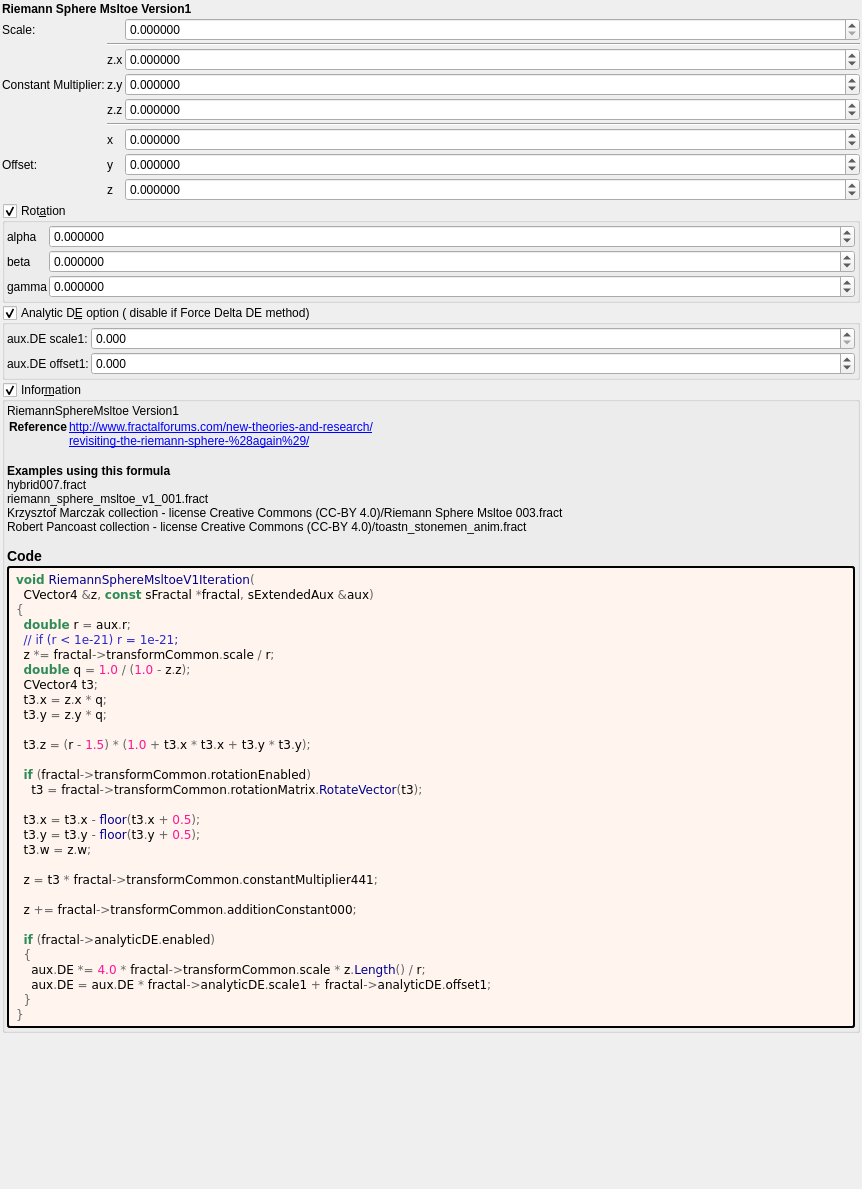
<?xml version="1.0" encoding="UTF-8"?>
<ui version="4.0">
 <class>Form</class>
 <widget class="QWidget" name="Form">
  <property name="geometry">
   <rect>
    <x>0</x>
    <y>0</y>
    <width>862</width>
    <height>1189</height>
   </rect>
  </property>
  <property name="windowTitle">
   <string notr="true">riemann_sphere_msltoe_v1</string>
  </property>
  <layout class="QVBoxLayout" name="verticalLayout">
   <property name="spacing">
    <number>2</number>
   </property>
   <property name="leftMargin">
    <number>2</number>
   </property>
   <property name="topMargin">
    <number>2</number>
   </property>
   <property name="rightMargin">
    <number>2</number>
   </property>
   <property name="bottomMargin">
    <number>2</number>
   </property>
   <item>
    <widget class="QLabel" name="label_252">
     <property name="font">
      <font>
       <weight>75</weight>
       <bold>true</bold>
      </font>
     </property>
     <property name="text">
      <string>Riemann Sphere Msltoe Version1</string>
     </property>
    </widget>
   </item>
   <item>
    <layout class="QGridLayout" name="gridLayout_63" columnstretch="0,0,0,1">
     <property name="spacing">
      <number>2</number>
     </property>
     <item row="4" column="2">
      <widget class="QLabel" name="label_111">
       <property name="text">
        <string notr="true">z.z</string>
       </property>
      </widget>
     </item>
     <item row="3" column="2">
      <widget class="QLabel" name="label_110">
       <property name="text">
        <string notr="true">z.y</string>
       </property>
      </widget>
     </item>
     <item row="6" column="3">
      <widget class="MyDoubleSpinBox" name="spinbox3_transf_addition_constant_x">
       <property name="sizePolicy">
        <sizepolicy hsizetype="Minimum" vsizetype="Maximum">
         <horstretch>0</horstretch>
         <verstretch>0</verstretch>
        </sizepolicy>
       </property>
       <property name="prefix">
        <string/>
       </property>
       <property name="suffix">
        <string/>
       </property>
       <property name="decimals">
        <number>6</number>
       </property>
       <property name="minimum">
        <double>-99.989999999999995</double>
       </property>
       <property name="maximum">
        <double>99.989999999999995</double>
       </property>
       <property name="singleStep">
        <double>0.100000000000000</double>
       </property>
      </widget>
     </item>
     <item row="3" column="3">
      <widget class="MyDoubleSpinBox" name="spinbox3_transf_constant_multiplier_441_y">
       <property name="sizePolicy">
        <sizepolicy hsizetype="Minimum" vsizetype="Maximum">
         <horstretch>0</horstretch>
         <verstretch>0</verstretch>
        </sizepolicy>
       </property>
       <property name="prefix">
        <string/>
       </property>
       <property name="suffix">
        <string/>
       </property>
       <property name="decimals">
        <number>6</number>
       </property>
       <property name="minimum">
        <double>-99.989999999999995</double>
       </property>
       <property name="maximum">
        <double>99.989999999999995</double>
       </property>
       <property name="singleStep">
        <double>0.100000000000000</double>
       </property>
      </widget>
     </item>
     <item row="6" column="1">
      <widget class="QLabel" name="label_253">
       <property name="text">
        <string/>
       </property>
      </widget>
     </item>
     <item row="2" column="2">
      <widget class="QLabel" name="label_109">
       <property name="text">
        <string notr="true">z.x</string>
       </property>
      </widget>
     </item>
     <item row="6" column="2">
      <widget class="QLabel" name="label_112">
       <property name="text">
        <string notr="true">x</string>
       </property>
      </widget>
     </item>
     <item row="8" column="2">
      <widget class="QLabel" name="label_114">
       <property name="text">
        <string notr="true">z</string>
       </property>
      </widget>
     </item>
     <item row="3" column="1">
      <widget class="QLabel" name="label_108">
       <property name="text">
        <string>Constant Multiplier:</string>
       </property>
      </widget>
     </item>
     <item row="8" column="3">
      <widget class="MyDoubleSpinBox" name="spinbox3_transf_addition_constant_z">
       <property name="sizePolicy">
        <sizepolicy hsizetype="Minimum" vsizetype="Maximum">
         <horstretch>0</horstretch>
         <verstretch>0</verstretch>
        </sizepolicy>
       </property>
       <property name="prefix">
        <string/>
       </property>
       <property name="suffix">
        <string/>
       </property>
       <property name="decimals">
        <number>6</number>
       </property>
       <property name="minimum">
        <double>-99.989999999999995</double>
       </property>
       <property name="maximum">
        <double>99.989999999999995</double>
       </property>
       <property name="singleStep">
        <double>0.100000000000000</double>
       </property>
      </widget>
     </item>
     <item row="0" column="3">
      <widget class="MyDoubleSpinBox" name="spinbox_transf_scale">
       <property name="sizePolicy">
        <sizepolicy hsizetype="Minimum" vsizetype="Maximum">
         <horstretch>0</horstretch>
         <verstretch>0</verstretch>
        </sizepolicy>
       </property>
       <property name="prefix">
        <string/>
       </property>
       <property name="suffix">
        <string/>
       </property>
       <property name="decimals">
        <number>6</number>
       </property>
       <property name="minimum">
        <double>0.000000000000000</double>
       </property>
       <property name="maximum">
        <double>1.000000000000000</double>
       </property>
       <property name="singleStep">
        <double>0.100000000000000</double>
       </property>
      </widget>
     </item>
     <item row="8" column="1">
      <widget class="QLabel" name="label_257">
       <property name="text">
        <string/>
       </property>
      </widget>
     </item>
     <item row="2" column="3">
      <widget class="MyDoubleSpinBox" name="spinbox3_transf_constant_multiplier_441_x">
       <property name="sizePolicy">
        <sizepolicy hsizetype="Minimum" vsizetype="Maximum">
         <horstretch>0</horstretch>
         <verstretch>0</verstretch>
        </sizepolicy>
       </property>
       <property name="prefix">
        <string/>
       </property>
       <property name="suffix">
        <string/>
       </property>
       <property name="decimals">
        <number>6</number>
       </property>
       <property name="minimum">
        <double>-99.989999999999995</double>
       </property>
       <property name="maximum">
        <double>99.989999999999995</double>
       </property>
       <property name="singleStep">
        <double>0.100000000000000</double>
       </property>
      </widget>
     </item>
     <item row="0" column="1">
      <widget class="QLabel" name="label_251">
       <property name="text">
        <string>Scale:</string>
       </property>
      </widget>
     </item>
     <item row="7" column="3">
      <widget class="MyDoubleSpinBox" name="spinbox3_transf_addition_constant_y">
       <property name="sizePolicy">
        <sizepolicy hsizetype="Minimum" vsizetype="Maximum">
         <horstretch>0</horstretch>
         <verstretch>0</verstretch>
        </sizepolicy>
       </property>
       <property name="prefix">
        <string/>
       </property>
       <property name="suffix">
        <string/>
       </property>
       <property name="decimals">
        <number>6</number>
       </property>
       <property name="minimum">
        <double>-99.989999999999995</double>
       </property>
       <property name="maximum">
        <double>99.989999999999995</double>
       </property>
       <property name="singleStep">
        <double>0.100000000000000</double>
       </property>
      </widget>
     </item>
     <item row="4" column="3">
      <widget class="MyDoubleSpinBox" name="spinbox3_transf_constant_multiplier_441_z">
       <property name="sizePolicy">
        <sizepolicy hsizetype="Minimum" vsizetype="Maximum">
         <horstretch>0</horstretch>
         <verstretch>0</verstretch>
        </sizepolicy>
       </property>
       <property name="prefix">
        <string/>
       </property>
       <property name="suffix">
        <string/>
       </property>
       <property name="decimals">
        <number>6</number>
       </property>
       <property name="minimum">
        <double>-99.989999999999995</double>
       </property>
       <property name="maximum">
        <double>99.989999999999995</double>
       </property>
       <property name="singleStep">
        <double>0.100000000000000</double>
       </property>
      </widget>
     </item>
     <item row="7" column="1">
      <widget class="QLabel" name="label_255">
       <property name="text">
        <string>Offset:</string>
       </property>
      </widget>
     </item>
     <item row="7" column="2">
      <widget class="QLabel" name="label_113">
       <property name="text">
        <string notr="true">y</string>
       </property>
      </widget>
     </item>
     <item row="5" column="2" colspan="2">
      <widget class="Line" name="line_53">
       <property name="orientation">
        <enum>Qt::Horizontal</enum>
       </property>
      </widget>
     </item>
     <item row="1" column="2" colspan="2">
      <widget class="Line" name="line_55">
       <property name="orientation">
        <enum>Qt::Horizontal</enum>
       </property>
      </widget>
     </item>
    </layout>
   </item>
   <item>
    <widget class="MyGroupBox" name="groupCheck_transf_rotation_enabled">
     <property name="title">
      <string>Rot&amp;ation</string>
     </property>
     <property name="checkable">
      <bool>true</bool>
     </property>
     <layout class="QVBoxLayout" name="verticalLayout_8" stretch="0">
      <property name="spacing">
       <number>2</number>
      </property>
      <property name="leftMargin">
       <number>2</number>
      </property>
      <property name="topMargin">
       <number>2</number>
      </property>
      <property name="rightMargin">
       <number>2</number>
      </property>
      <property name="bottomMargin">
       <number>2</number>
      </property>
      <item>
       <layout class="QGridLayout" name="gridLayout_10" columnstretch="0,1">
        <property name="spacing">
         <number>2</number>
        </property>
        <item row="1" column="1">
         <widget class="MyDoubleSpinBox" name="spinboxd3_transf_rotation_x">
          <property name="sizePolicy">
           <sizepolicy hsizetype="Minimum" vsizetype="Maximum">
            <horstretch>0</horstretch>
            <verstretch>0</verstretch>
           </sizepolicy>
          </property>
          <property name="prefix">
           <string/>
          </property>
          <property name="suffix">
           <string/>
          </property>
          <property name="decimals">
           <number>6</number>
          </property>
          <property name="minimum">
           <double>-36000.000000000000000</double>
          </property>
          <property name="maximum">
           <double>36000.000000000000000</double>
          </property>
          <property name="singleStep">
           <double>1.000000000000000</double>
          </property>
         </widget>
        </item>
        <item row="3" column="1">
         <widget class="MyDoubleSpinBox" name="spinboxd3_transf_rotation_z">
          <property name="sizePolicy">
           <sizepolicy hsizetype="Minimum" vsizetype="Maximum">
            <horstretch>0</horstretch>
            <verstretch>0</verstretch>
           </sizepolicy>
          </property>
          <property name="prefix">
           <string/>
          </property>
          <property name="suffix">
           <string/>
          </property>
          <property name="decimals">
           <number>6</number>
          </property>
          <property name="minimum">
           <double>-36000.000000000000000</double>
          </property>
          <property name="maximum">
           <double>36000.000000000000000</double>
          </property>
          <property name="singleStep">
           <double>1.000000000000000</double>
          </property>
         </widget>
        </item>
        <item row="1" column="0">
         <widget class="QLabel" name="label_35">
          <property name="text">
           <string notr="true">alpha</string>
          </property>
         </widget>
        </item>
        <item row="3" column="0">
         <widget class="QLabel" name="label_36">
          <property name="text">
           <string notr="true">gamma</string>
          </property>
         </widget>
        </item>
        <item row="2" column="1">
         <widget class="MyDoubleSpinBox" name="spinboxd3_transf_rotation_y">
          <property name="sizePolicy">
           <sizepolicy hsizetype="Minimum" vsizetype="Maximum">
            <horstretch>0</horstretch>
            <verstretch>0</verstretch>
           </sizepolicy>
          </property>
          <property name="prefix">
           <string/>
          </property>
          <property name="suffix">
           <string/>
          </property>
          <property name="decimals">
           <number>6</number>
          </property>
          <property name="minimum">
           <double>-36000.000000000000000</double>
          </property>
          <property name="maximum">
           <double>36000.000000000000000</double>
          </property>
          <property name="singleStep">
           <double>1.000000000000000</double>
          </property>
         </widget>
        </item>
        <item row="2" column="0">
         <widget class="QLabel" name="label_34">
          <property name="text">
           <string notr="true">beta</string>
          </property>
         </widget>
        </item>
       </layout>
      </item>
     </layout>
    </widget>
   </item>
   <item>
    <widget class="MyGroupBox" name="groupCheck_analyticDE_enabled">
     <property name="toolTip">
      <string>Occasionally disable in Hybrid Mode. A few hybrid settings may work best with the analytic DE code disabled in this formula.</string>
     </property>
     <property name="title">
      <string>Analytic D&amp;E option ( disable if Force Delta DE method)</string>
     </property>
     <property name="checkable">
      <bool>true</bool>
     </property>
     <layout class="QVBoxLayout" name="verticalLayout_52">
      <property name="spacing">
       <number>2</number>
      </property>
      <property name="leftMargin">
       <number>2</number>
      </property>
      <property name="topMargin">
       <number>2</number>
      </property>
      <property name="rightMargin">
       <number>2</number>
      </property>
      <property name="bottomMargin">
       <number>2</number>
      </property>
      <item>
       <layout class="QGridLayout" name="gridLayout_27" columnstretch="0,0,1">
        <property name="spacing">
         <number>2</number>
        </property>
        <item row="2" column="1">
         <widget class="QLabel" name="label_177">
          <property name="text">
           <string>aux.DE offset1:</string>
          </property>
         </widget>
        </item>
        <item row="1" column="1">
         <widget class="QLabel" name="label_176">
          <property name="text">
           <string>aux.DE scale1:</string>
          </property>
         </widget>
        </item>
        <item row="2" column="2">
         <widget class="MyDoubleSpinBox" name="spinbox_analyticDE_offset_1">
          <property name="sizePolicy">
           <sizepolicy hsizetype="Minimum" vsizetype="Maximum">
            <horstretch>0</horstretch>
            <verstretch>0</verstretch>
           </sizepolicy>
          </property>
          <property name="prefix">
           <string/>
          </property>
          <property name="suffix">
           <string/>
          </property>
          <property name="decimals">
           <number>3</number>
          </property>
          <property name="minimum">
           <double>-99.000000000000000</double>
          </property>
          <property name="maximum">
           <double>99.000000000000000</double>
          </property>
          <property name="singleStep">
           <double>0.100000000000000</double>
          </property>
         </widget>
        </item>
        <item row="1" column="2">
         <widget class="MyDoubleSpinBox" name="spinbox_analyticDE_scale_1">
          <property name="sizePolicy">
           <sizepolicy hsizetype="Minimum" vsizetype="Maximum">
            <horstretch>0</horstretch>
            <verstretch>0</verstretch>
           </sizepolicy>
          </property>
          <property name="prefix">
           <string/>
          </property>
          <property name="suffix">
           <string/>
          </property>
          <property name="decimals">
           <number>3</number>
          </property>
          <property name="minimum">
           <double>0.000000000000000</double>
          </property>
          <property name="maximum">
           <double>99.000000000000000</double>
          </property>
          <property name="singleStep">
           <double>0.100000000000000</double>
          </property>
         </widget>
        </item>
       </layout>
      </item>
     </layout>
    </widget>
   </item>
   <item>
    <widget class="MyGroupBox" name="groupCheck_info">
     <property name="title">
      <string>Infor&amp;mation</string>
     </property>
     <property name="flat">
      <bool>false</bool>
     </property>
     <property name="checkable">
      <bool>true</bool>
     </property>
     <layout class="QVBoxLayout" name="verticalLayout_2">
      <property name="spacing">
       <number>2</number>
      </property>
      <property name="leftMargin">
       <number>2</number>
      </property>
      <property name="topMargin">
       <number>2</number>
      </property>
      <property name="rightMargin">
       <number>2</number>
      </property>
      <property name="bottomMargin">
       <number>2</number>
      </property>
      <item>
       <widget class="QLabel" name="label_information_general">
        <property name="text">
         <string notr="true">&lt;p&gt;RiemannSphereMsltoe Version1&lt;/p&gt;&lt;table&gt;
&lt;tr&gt;&lt;th&gt;Reference&lt;/th&gt;&lt;td&gt;&lt;a href=&quot;http://www.fractalforums.com/new-theories-and-research/&quot;&gt;http://www.fractalforums.com/new-theories-and-research/&lt;br&gt;
&lt;a href=&quot;revisiting-the-riemann-sphere-%28again%29/&quot;&gt;revisiting-the-riemann-sphere-%28again%29/&lt;br&gt;
&lt;/td&gt;&lt;/tr&gt;
&lt;/table&gt;
&lt;br&gt;&lt;b&gt;Examples using this formula&lt;/b&gt;&lt;br&gt;hybrid007.fract&lt;br&gt;riemann_sphere_msltoe_v1_001.fract&lt;br&gt;Krzysztof Marczak collection - license Creative Commons (CC-BY 4.0)/Riemann Sphere Msltoe 003.fract&lt;br&gt;Robert Pancoast collection - license Creative Commons (CC-BY 4.0)/toastn_stonemen_anim.fract&lt;h3&gt;Code&lt;/h3&gt;</string>
        </property>
        <property name="wordWrap">
         <bool>true</bool>
        </property>
        <property name="openExternalLinks">
         <bool>true</bool>
        </property>
        <property name="textInteractionFlags">
         <set>Qt::LinksAccessibleByMouse|Qt::TextSelectableByMouse</set>
        </property>
       </widget>
      </item>
      <item>
       <widget class="QLabel" name="label_code_content">
        <property name="styleSheet">
         <string notr="true">border-style: outset; border-width: 2px; border-radius: 3px; border-color: black; background-color: #fff5ee; padding: 4px;</string>
        </property>
        <property name="text">
         <string notr="true">&lt;body style=&quot;background-color:#fff5ee&quot;&gt;
&lt;pre style=&quot;color:#000000; background-color:#fff5ee;  font-family:'Courier New',monospace;&quot;&gt;&lt;span style=&quot;color:#2e8b57; font-weight:bold&quot;&gt;void&lt;/span&gt; &lt;span style=&quot;color:#00008f&quot;&gt;RiemannSphereMsltoeV1Iteration&lt;/span&gt;&lt;span style=&quot;color:#676767&quot;&gt;(&lt;/span&gt;
  CVector4 &lt;span style=&quot;color:#676767&quot;&gt;&amp;amp;&lt;/span&gt;z&lt;span style=&quot;color:#676767&quot;&gt;,&lt;/span&gt; &lt;span style=&quot;color:#2e8b57; font-weight:bold&quot;&gt;const&lt;/span&gt; sFractal &lt;span style=&quot;color:#676767&quot;&gt;*&lt;/span&gt;fractal&lt;span style=&quot;color:#676767&quot;&gt;,&lt;/span&gt; sExtendedAux &lt;span style=&quot;color:#676767&quot;&gt;&amp;amp;&lt;/span&gt;aux&lt;span style=&quot;color:#676767&quot;&gt;)&lt;/span&gt;
&lt;span style=&quot;color:#676767&quot;&gt;{&lt;/span&gt;
  &lt;span style=&quot;color:#2e8b57; font-weight:bold&quot;&gt;double&lt;/span&gt; r &lt;span style=&quot;color:#676767&quot;&gt;=&lt;/span&gt; aux&lt;span style=&quot;color:#676767&quot;&gt;.&lt;/span&gt;r&lt;span style=&quot;color:#676767&quot;&gt;;&lt;/span&gt;
  &lt;span style=&quot;color:#2929cc&quot;&gt;// if (r &amp;lt; 1e-21) r = 1e-21;&lt;/span&gt;
  z &lt;span style=&quot;color:#676767&quot;&gt;*=&lt;/span&gt; fractal&lt;span style=&quot;color:#676767&quot;&gt;-&amp;gt;&lt;/span&gt;transformCommon&lt;span style=&quot;color:#676767&quot;&gt;.&lt;/span&gt;scale &lt;span style=&quot;color:#676767&quot;&gt;/&lt;/span&gt; r&lt;span style=&quot;color:#676767&quot;&gt;;&lt;/span&gt;
  &lt;span style=&quot;color:#2e8b57; font-weight:bold&quot;&gt;double&lt;/span&gt; q &lt;span style=&quot;color:#676767&quot;&gt;=&lt;/span&gt; &lt;span style=&quot;color:#ff1493&quot;&gt;1.0&lt;/span&gt; &lt;span style=&quot;color:#676767&quot;&gt;/ (&lt;/span&gt;&lt;span style=&quot;color:#ff1493&quot;&gt;1.0&lt;/span&gt; &lt;span style=&quot;color:#676767&quot;&gt;-&lt;/span&gt; z&lt;span style=&quot;color:#676767&quot;&gt;.&lt;/span&gt;z&lt;span style=&quot;color:#676767&quot;&gt;);&lt;/span&gt;
  CVector4 t3&lt;span style=&quot;color:#676767&quot;&gt;;&lt;/span&gt;
  t3&lt;span style=&quot;color:#676767&quot;&gt;.&lt;/span&gt;x &lt;span style=&quot;color:#676767&quot;&gt;=&lt;/span&gt; z&lt;span style=&quot;color:#676767&quot;&gt;.&lt;/span&gt;x &lt;span style=&quot;color:#676767&quot;&gt;*&lt;/span&gt; q&lt;span style=&quot;color:#676767&quot;&gt;;&lt;/span&gt;
  t3&lt;span style=&quot;color:#676767&quot;&gt;.&lt;/span&gt;y &lt;span style=&quot;color:#676767&quot;&gt;=&lt;/span&gt; z&lt;span style=&quot;color:#676767&quot;&gt;.&lt;/span&gt;y &lt;span style=&quot;color:#676767&quot;&gt;*&lt;/span&gt; q&lt;span style=&quot;color:#676767&quot;&gt;;&lt;/span&gt;

  t3&lt;span style=&quot;color:#676767&quot;&gt;.&lt;/span&gt;z &lt;span style=&quot;color:#676767&quot;&gt;= (&lt;/span&gt;r &lt;span style=&quot;color:#676767&quot;&gt;-&lt;/span&gt; &lt;span style=&quot;color:#ff1493&quot;&gt;1.5&lt;/span&gt;&lt;span style=&quot;color:#676767&quot;&gt;) * (&lt;/span&gt;&lt;span style=&quot;color:#ff1493&quot;&gt;1.0&lt;/span&gt; &lt;span style=&quot;color:#676767&quot;&gt;+&lt;/span&gt; t3&lt;span style=&quot;color:#676767&quot;&gt;.&lt;/span&gt;x &lt;span style=&quot;color:#676767&quot;&gt;*&lt;/span&gt; t3&lt;span style=&quot;color:#676767&quot;&gt;.&lt;/span&gt;x &lt;span style=&quot;color:#676767&quot;&gt;+&lt;/span&gt; t3&lt;span style=&quot;color:#676767&quot;&gt;.&lt;/span&gt;y &lt;span style=&quot;color:#676767&quot;&gt;*&lt;/span&gt; t3&lt;span style=&quot;color:#676767&quot;&gt;.&lt;/span&gt;y&lt;span style=&quot;color:#676767&quot;&gt;);&lt;/span&gt;

  &lt;span style=&quot;color:#2e8b57; font-weight:bold&quot;&gt;if&lt;/span&gt; &lt;span style=&quot;color:#676767&quot;&gt;(&lt;/span&gt;fractal&lt;span style=&quot;color:#676767&quot;&gt;-&amp;gt;&lt;/span&gt;transformCommon&lt;span style=&quot;color:#676767&quot;&gt;.&lt;/span&gt;rotationEnabled&lt;span style=&quot;color:#676767&quot;&gt;)&lt;/span&gt;
    t3 &lt;span style=&quot;color:#676767&quot;&gt;=&lt;/span&gt; fractal&lt;span style=&quot;color:#676767&quot;&gt;-&amp;gt;&lt;/span&gt;transformCommon&lt;span style=&quot;color:#676767&quot;&gt;.&lt;/span&gt;rotationMatrix&lt;span style=&quot;color:#676767&quot;&gt;.&lt;/span&gt;&lt;span style=&quot;color:#00008f&quot;&gt;RotateVector&lt;/span&gt;&lt;span style=&quot;color:#676767&quot;&gt;(&lt;/span&gt;t3&lt;span style=&quot;color:#676767&quot;&gt;);&lt;/span&gt;

  t3&lt;span style=&quot;color:#676767&quot;&gt;.&lt;/span&gt;x &lt;span style=&quot;color:#676767&quot;&gt;=&lt;/span&gt; t3&lt;span style=&quot;color:#676767&quot;&gt;.&lt;/span&gt;x &lt;span style=&quot;color:#676767&quot;&gt;-&lt;/span&gt; &lt;span style=&quot;color:#00008f&quot;&gt;floor&lt;/span&gt;&lt;span style=&quot;color:#676767&quot;&gt;(&lt;/span&gt;t3&lt;span style=&quot;color:#676767&quot;&gt;.&lt;/span&gt;x &lt;span style=&quot;color:#676767&quot;&gt;+&lt;/span&gt; &lt;span style=&quot;color:#ff1493&quot;&gt;0.5&lt;/span&gt;&lt;span style=&quot;color:#676767&quot;&gt;);&lt;/span&gt;
  t3&lt;span style=&quot;color:#676767&quot;&gt;.&lt;/span&gt;y &lt;span style=&quot;color:#676767&quot;&gt;=&lt;/span&gt; t3&lt;span style=&quot;color:#676767&quot;&gt;.&lt;/span&gt;y &lt;span style=&quot;color:#676767&quot;&gt;-&lt;/span&gt; &lt;span style=&quot;color:#00008f&quot;&gt;floor&lt;/span&gt;&lt;span style=&quot;color:#676767&quot;&gt;(&lt;/span&gt;t3&lt;span style=&quot;color:#676767&quot;&gt;.&lt;/span&gt;y &lt;span style=&quot;color:#676767&quot;&gt;+&lt;/span&gt; &lt;span style=&quot;color:#ff1493&quot;&gt;0.5&lt;/span&gt;&lt;span style=&quot;color:#676767&quot;&gt;);&lt;/span&gt;
  t3&lt;span style=&quot;color:#676767&quot;&gt;.&lt;/span&gt;w &lt;span style=&quot;color:#676767&quot;&gt;=&lt;/span&gt; z&lt;span style=&quot;color:#676767&quot;&gt;.&lt;/span&gt;w&lt;span style=&quot;color:#676767&quot;&gt;;&lt;/span&gt;

  z &lt;span style=&quot;color:#676767&quot;&gt;=&lt;/span&gt; t3 &lt;span style=&quot;color:#676767&quot;&gt;*&lt;/span&gt; fractal&lt;span style=&quot;color:#676767&quot;&gt;-&amp;gt;&lt;/span&gt;transformCommon&lt;span style=&quot;color:#676767&quot;&gt;.&lt;/span&gt;constantMultiplier441&lt;span style=&quot;color:#676767&quot;&gt;;&lt;/span&gt;

  z &lt;span style=&quot;color:#676767&quot;&gt;+=&lt;/span&gt; fractal&lt;span style=&quot;color:#676767&quot;&gt;-&amp;gt;&lt;/span&gt;transformCommon&lt;span style=&quot;color:#676767&quot;&gt;.&lt;/span&gt;additionConstant000&lt;span style=&quot;color:#676767&quot;&gt;;&lt;/span&gt;

  &lt;span style=&quot;color:#2e8b57; font-weight:bold&quot;&gt;if&lt;/span&gt; &lt;span style=&quot;color:#676767&quot;&gt;(&lt;/span&gt;fractal&lt;span style=&quot;color:#676767&quot;&gt;-&amp;gt;&lt;/span&gt;analyticDE&lt;span style=&quot;color:#676767&quot;&gt;.&lt;/span&gt;enabled&lt;span style=&quot;color:#676767&quot;&gt;)&lt;/span&gt;
  &lt;span style=&quot;color:#676767&quot;&gt;{&lt;/span&gt;
    aux&lt;span style=&quot;color:#676767&quot;&gt;.&lt;/span&gt;DE &lt;span style=&quot;color:#676767&quot;&gt;*=&lt;/span&gt; &lt;span style=&quot;color:#ff1493&quot;&gt;4.0&lt;/span&gt; &lt;span style=&quot;color:#676767&quot;&gt;*&lt;/span&gt; fractal&lt;span style=&quot;color:#676767&quot;&gt;-&amp;gt;&lt;/span&gt;transformCommon&lt;span style=&quot;color:#676767&quot;&gt;.&lt;/span&gt;scale &lt;span style=&quot;color:#676767&quot;&gt;*&lt;/span&gt; z&lt;span style=&quot;color:#676767&quot;&gt;.&lt;/span&gt;&lt;span style=&quot;color:#00008f&quot;&gt;Length&lt;/span&gt;&lt;span style=&quot;color:#676767&quot;&gt;() /&lt;/span&gt; r&lt;span style=&quot;color:#676767&quot;&gt;;&lt;/span&gt;
    aux&lt;span style=&quot;color:#676767&quot;&gt;.&lt;/span&gt;DE &lt;span style=&quot;color:#676767&quot;&gt;=&lt;/span&gt; aux&lt;span style=&quot;color:#676767&quot;&gt;.&lt;/span&gt;DE &lt;span style=&quot;color:#676767&quot;&gt;*&lt;/span&gt; fractal&lt;span style=&quot;color:#676767&quot;&gt;-&amp;gt;&lt;/span&gt;analyticDE&lt;span style=&quot;color:#676767&quot;&gt;.&lt;/span&gt;scale1 &lt;span style=&quot;color:#676767&quot;&gt;+&lt;/span&gt; fractal&lt;span style=&quot;color:#676767&quot;&gt;-&amp;gt;&lt;/span&gt;analyticDE&lt;span style=&quot;color:#676767&quot;&gt;.&lt;/span&gt;offset1&lt;span style=&quot;color:#676767&quot;&gt;;&lt;/span&gt;
  &lt;span style=&quot;color:#676767&quot;&gt;}&lt;/span&gt;
&lt;span style=&quot;color:#676767&quot;&gt;}&lt;/span&gt;
&lt;/pre&gt;
&lt;/body&gt;</string>
        </property>
        <property name="wordWrap">
         <bool>true</bool>
        </property>
        <property name="openExternalLinks">
         <bool>true</bool>
        </property>
        <property name="textInteractionFlags">
         <set>Qt::LinksAccessibleByMouse|Qt::TextSelectableByMouse</set>
        </property>
       </widget>
      </item>
     </layout>
    </widget>
   </item>
   <item>
    <spacer name="verticalSpacer">
     <property name="orientation">
      <enum>Qt::Vertical</enum>
     </property>
     <property name="sizeHint" stdset="0">
      <size>
       <width>20</width>
       <height>40</height>
      </size>
     </property>
    </spacer>
   </item>
  </layout>
 </widget>
 <customwidgets>
  <customwidget>
   <class>MyGroupBox</class>
   <extends>QGroupBox</extends>
   <header>my_group_box.h</header>
   <container>1</container>
  </customwidget>
  <customwidget>
   <class>MyDoubleSpinBox</class>
   <extends>QDoubleSpinBox</extends>
   <header>my_double_spin_box.h</header>
  </customwidget>
 </customwidgets>
 <tabstops>
  <tabstop>spinbox_transf_scale</tabstop>
  <tabstop>spinbox3_transf_constant_multiplier_441_x</tabstop>
  <tabstop>spinbox3_transf_constant_multiplier_441_y</tabstop>
  <tabstop>spinbox3_transf_constant_multiplier_441_z</tabstop>
  <tabstop>spinbox3_transf_addition_constant_x</tabstop>
  <tabstop>spinbox3_transf_addition_constant_y</tabstop>
  <tabstop>spinbox3_transf_addition_constant_z</tabstop>
  <tabstop>groupCheck_transf_rotation_enabled</tabstop>
  <tabstop>spinboxd3_transf_rotation_y</tabstop>
  <tabstop>groupCheck_info</tabstop>
 </tabstops>
 <resources/>
 <connections/>
</ui>
